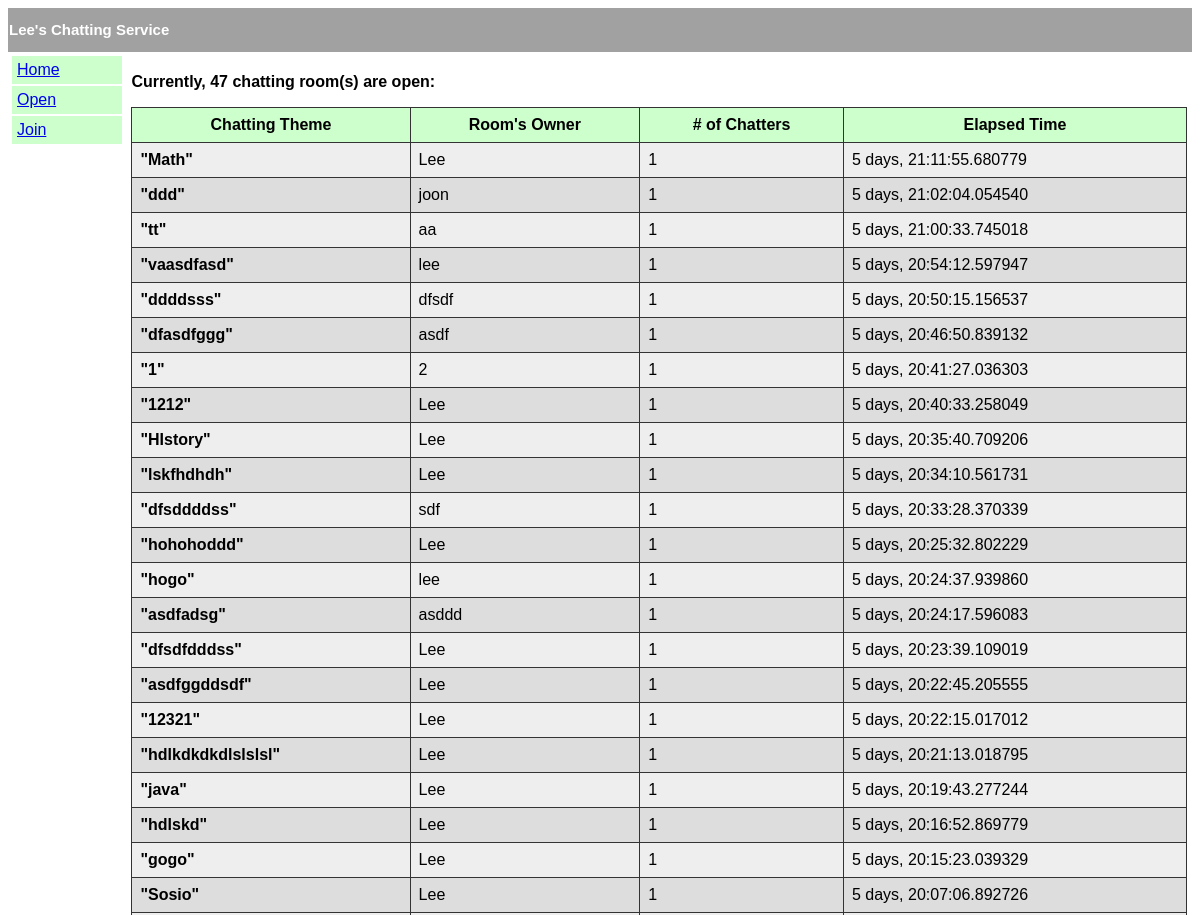
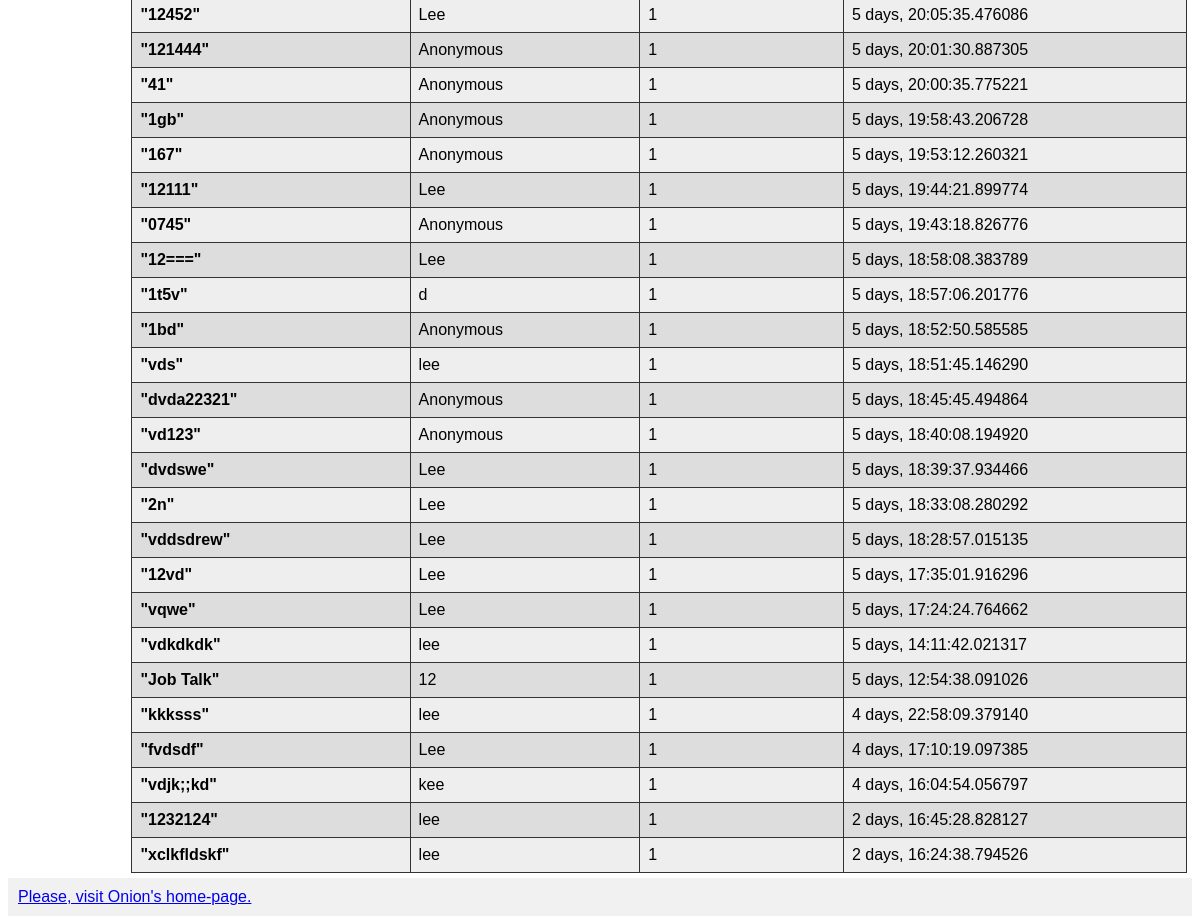
The app's page /chat/, older data (2 pictures, top to bottom).
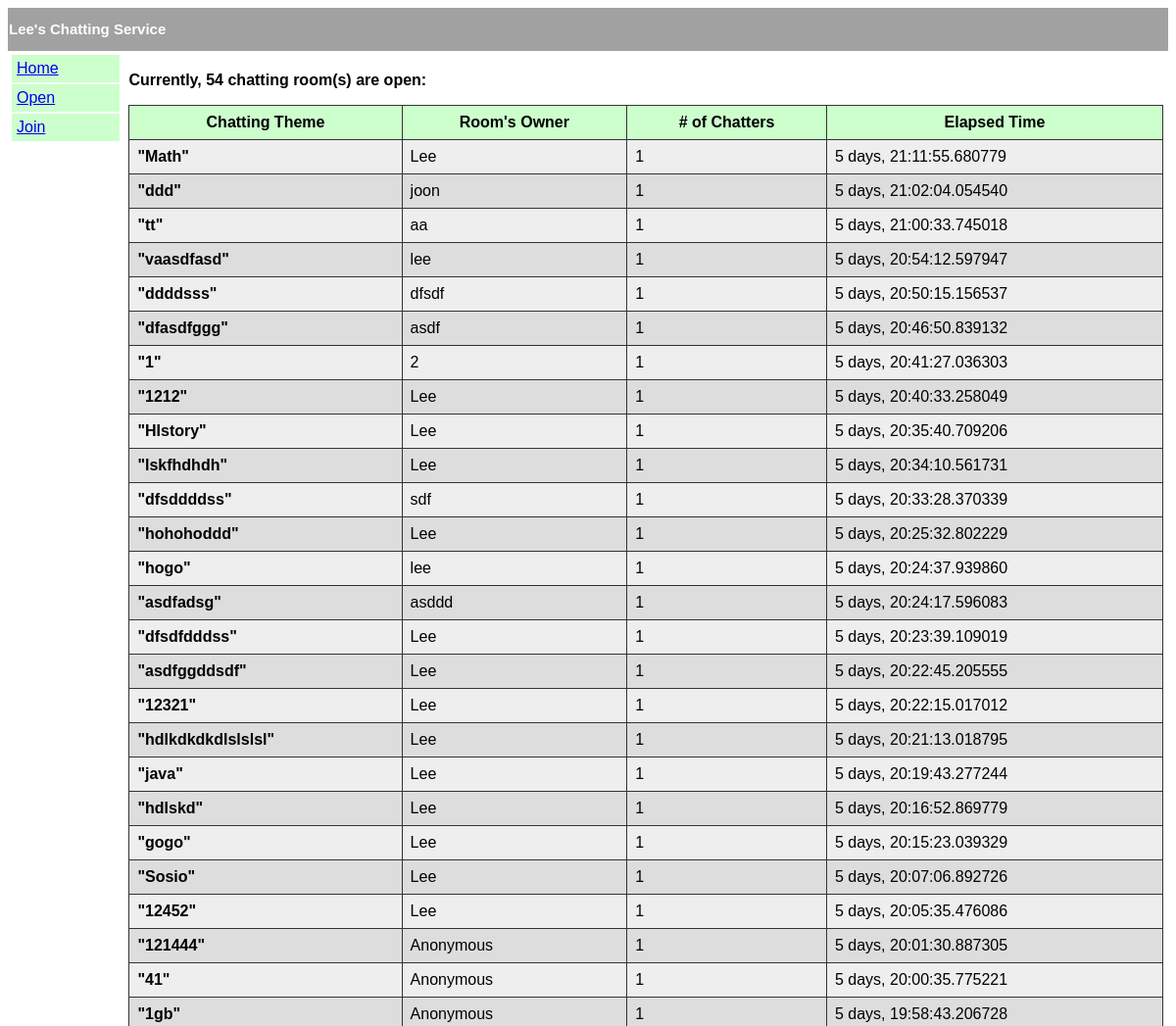
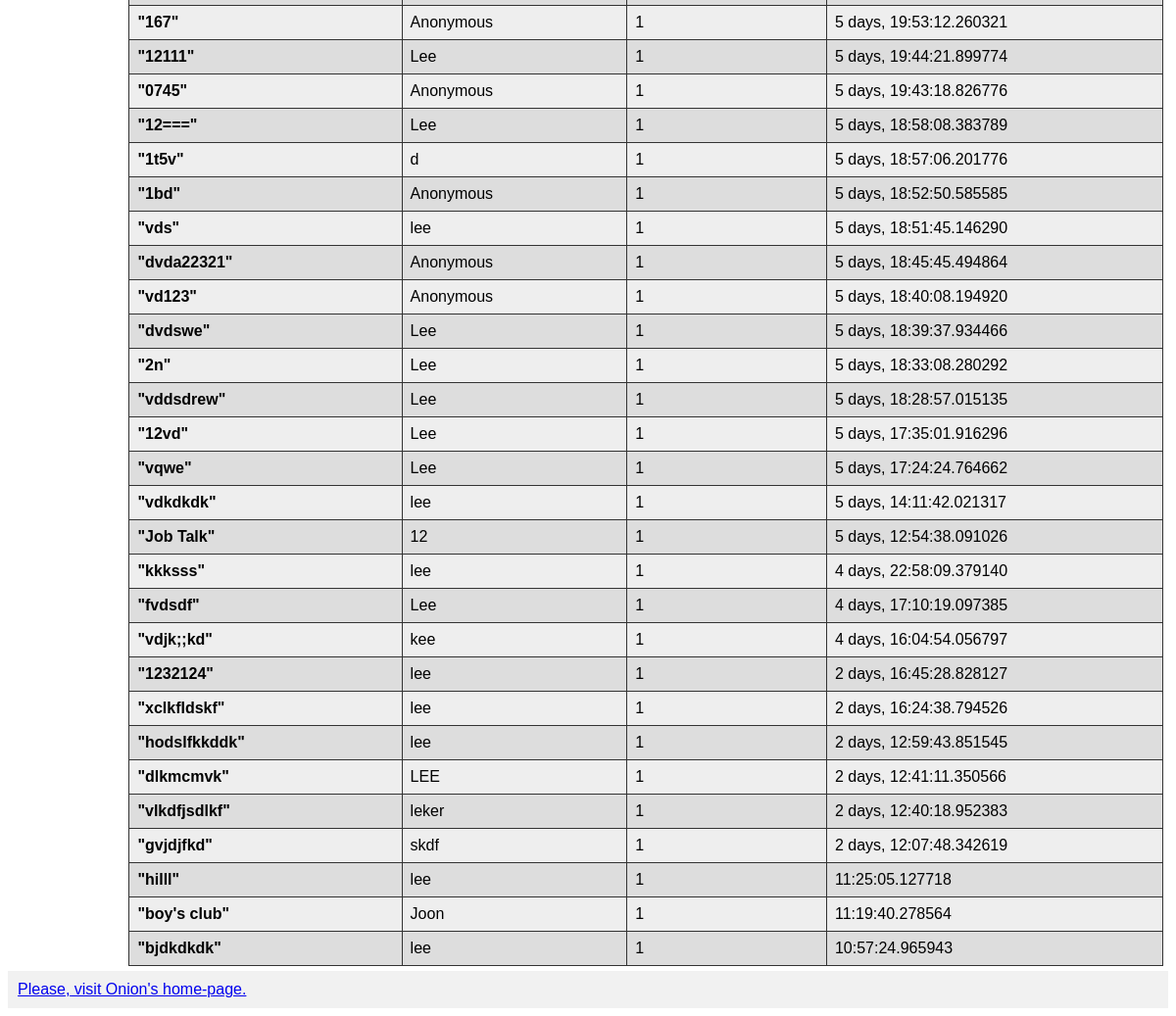
The same page, newer data (2 pictures, top to bottom).
### chat/models.py (models this page shows, shortened)
class Chatroom(models.Model):
    title_text = models.CharField(max_length=20, default='No Title')
    created_date = models.DateTimeField('created_date')

class User(models.Model):
    nickname_text = models.CharField(max_length=20, default='Anonymous')
    created_date = models.DateTimeField('created_date')
    chatroom = models.ForeignKey(Chatroom, on_delete=models.CASCADE)
    is_owner = models.BooleanField(default=False)
    def __str__(self):
        return self.nickname_text

### chat/views.py (the view, shortened to what this page needs)
# urls.py: path('', views.IndexView.as_view(), name='index'),
class IndexView(generic.TemplateView):
    template_name = 'chat/index.html'
    def get(self, request, *args, **kwargs ):
        chatrooms = models.Chatroom.objects.all()
        chat_list = []
        for cr in chatrooms:
            chat_info = ChatInfo()
            chat_info.title = cr.title_text
            cur_time = datetime.datetime.now()
            open_time = cr.created_date.replace(tzinfo=None)
            chat_info.time = cur_time - open_time
            chatters = models.User.objects.filter(chatroom=cr.id)
            chat_info.num_chatters = len(chatters.all())
            try:
                chat_info.owner = chatters.get(is_owner=True)
            except ObjectDoesNotExist:
                chat_info.owner = None
            chat_list.append(chat_info)
        return render(request, self.template_name, {'chat_list':chat_list})

### chat/templates/chat/index.html (shortened to what this page needs)
{% extends "chat/layout.html" %}
{% block article %}
<p><b> Currently, {{ chat_list | length }} chatting room(s) are open:</b></p>
<table>
	<tr>
		<th>Chatting Theme</th>
		<th>Room's Owner</th>
		<th># of Chatters </th>
		<th>Elapsed Time</th>
{% for ch in chat_list %}
	<tr>
	<div style="background-color:lightyellow">
	<td><b>"{{ch.title}}"</b></td>
	<td> {{ch.owner}} </td>
	<td> {{ch.num_chatters }} </td>
	<td> {{ch.time}} </td>
	</div>
	</tr>
{% endfor %}
</table>
{% endblock %}

### chat/templates/chat/layout.html (shortened to what this page needs)
{% extends "chat/layout_base.html" %}
{% block header %}
<h2>Lee's Chatting Service</h2>
{% endblock %}
{% block nav %}
    <ul>
      <li><a href="{% url 'chat:index' %}">Home</a> </li>
      <li><a href="{% url 'chat:open' %}">Open</a> </li>
      <li><a href="{% url 'chat:join' %}">Join</a> </li>
    </ul>
{% endblock %}
{% block footer %}
<a href="http://www.papricacare.com">Please, visit Onion's home-page.</a>
{% endblock %}

### chat/templates/chat/layout_base.html (shortened to what this page needs)
<!DOCTYPE html>
<html lang="en">
<head>
</head>
<body>
<header>
{% block header %}{% endblock %}
</header>
<section>
  <nav>
  {% block nav %}{% endblock %}
  </nav>
  <article>
  {% block article %}{% endblock %}
  </article>
 </section>
<footer>
{% block footer %}{% endblock %}
</footer>
</body>
</html>

### chat/templates/chat/layout_base.html (style rules this page uses)
* { box-sizing: border-box; }
body { font-family: Arial, Helvetica, sans-serif; }
header { background-color: #a1a1a1; padding: 1px; text-align: left; font-size: 10px; color: white; margin: 0px; }
nav { float: left; width: 10%; padding: 2px; }
nav ul { list-style-type: none; padding: 0px; margin: 0px; }
nav ul li { background: #CCFFCC; margin: 2px; padding: 5px; }
article { float: left; padding: 5px; width: 90%; }
section:after { content: ""; display: table; clear: both; }
footer { background-color: #f1f1f1; padding: 10px; text-align: left; color: white; }
table { font-family: arial, sans-serif; border-collapse: collapse; width: 100%; }
th { border: 1px solid #333333; background-color: #CCFFCC; text-align: center; padding: 8px; }
td { border: 1px solid #333333; text-align: left; padding: 8px; }
tr:nth-child(odd) { background-color: #dddddd; }
tr:nth-child(even) { background-color: #eeeeee; }

Row changes from the older to the newer data that the page shows:
added Chatroom: title "hodslfkkddk"
added User: owner "lee"
added Chatroom: title "dlkmcmvk"
added User: owner "LEE"
added Chatroom: title "vlkdfjsdlkf"
added User: owner "leker"
added Chatroom: title "gvjdjfkd"
added User: owner "skdf"
added Chatroom: title "hilll"
added User: owner "lee"
added Chatroom: title "boy's club"
added User: owner "Joon"
added Chatroom: title "bjdkdkdk"
added User: owner "lee"
Text that changed along with them:
{{ chat_list | length }}: "47" → "54"
new list line: "\" \" 1 2 days, 12:59:43.851545"
new list line: "\" \" 1 2 days, 12:41:11.350566"
new list line: "\" \" 1 2 days, 12:40:18.952383"
new list line: "\" \" 1 2 days, 12:07:48.342619"
new list line: "\" \" 1 11:25:05.127718"
new list line: "\" \" 1 11:19:40.278564"
new list line: "\" \" 1 10:57:24.965943"
